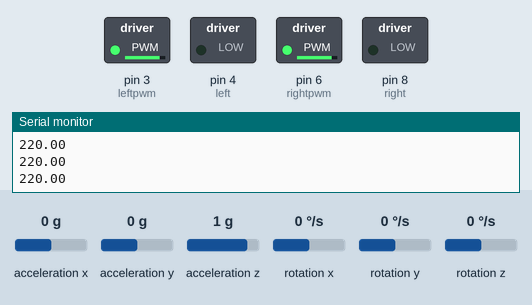
Recording of a sketch running on a simulated Arduino Uno, built with avr-gcc and run on an emulated ATmega328P. Shown: switched loads named in the sketch (green lamp = pin HIGH), the last lines printed to the serial monitor. The inputs (shaded band) are chosen by the test bench; at power-on: acceleration y 0 g, acceleration z 1 g, acceleration x 0 g, rotation x 0 °/s, rotation y 0 °/s, rotation z 0 °/s.

Above: at 1.2 s.
1.3 s: acceleration y set to -1.4 g
At 1.77 s:
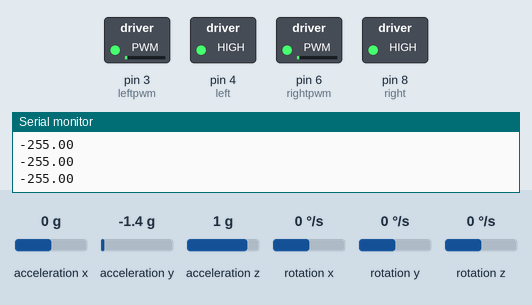
At 2.38 s:
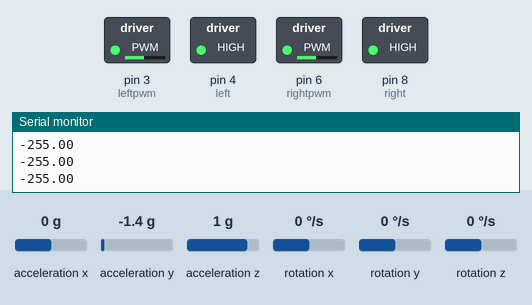
4.3 s: acceleration z set to -0.8 g
7.3 s: acceleration y set to 0 g
At 8.24 s:
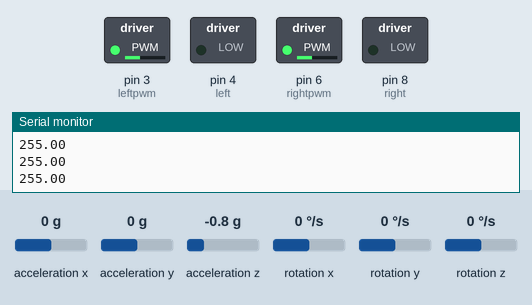
Timing chart, 0 to 15.9 s (numbered marks = the images above; inputs shaded):
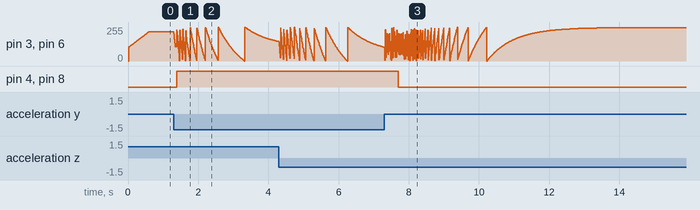

Measured:
- after the input at 1.3 s, pin 4 (left), pin 8 (right): LOW → HIGH after 0.09 s
- after the input at 7.3 s, pin 4 (left), pin 8 (right): HIGH → LOW after 0.40 s

The sketch:

self_balancing_robot.ino
```cpp
#include <MPU6050_tockn.h>

MPU6050 mpu6050(Wire);

float Accy, Accz;
float gyrox;
float accangle;
int leftpwm = 3;
int rightpwm = 6;
int left = 4;
int right = 8;
float maximum=0;
float minimum=1023;
int kp = 40;
int kd = 0.05;
int ki = 80;
float setpt;
float ip, op;
int currentime, elapsedtime, prevtime;
float error, integerror, differror, preverror;
float k;
float gyroang = 0;
float currentang = 0;
float prevang = 0;
float motorip = 0;
float gyrorate;
int looptime, curtime, pretime;
float sampleTime = 0.005;

void wheels (int leftwheel, int rightwheel){
    if (leftwheel >= 0){
        analogWrite(leftpwm, leftwheel);//back
        digitalWrite(left, LOW);
        //Serial.println("front");

    }
    else{
        analogWrite(leftpwm, 255+leftwheel);//front
        digitalWrite(left, HIGH);
        //Serial.println("back");
    }
    if (rightwheel >= 0){
        analogWrite(rightpwm, rightwheel);
        digitalWrite(right, LOW);

    }
    else{
        analogWrite(rightpwm, 255+rightwheel);
        digitalWrite(right, HIGH);
    }

}

void init_PID() {
  // initialize Timer1
  cli();          // disable global interrupts
  TCCR1A = 0;     // set entire TCCR1A register to 0
  TCCR1B = 0;     // same for TCCR1B
  // set compare match register to set sample time 5ms
  OCR1A = 9999;
  // turn on CTC mode
  TCCR1B |= (1 << WGM12);
  // Set CS11 bit for prescaling by 8
  TCCR1B |= (1 << CS11);
  // enable timer compare interrupt
  TIMSK1 |= (1 << OCIE1A);
  sei();          // enable global interrupts
}


void setup(){
    Serial.begin(9600);
    Wire.begin();
    mpu6050.begin();
    mpu6050.setGyroOffsets(2.20, 1.67, 0.62);
    pinMode(leftpwm, OUTPUT);
    pinMode(left, OUTPUT);
    pinMode(rightpwm, OUTPUT);
    pinMode(right, OUTPUT);
    setpt=-2.5;
    init_PID();
}

void loop(){

    mpu6050.update();
    Accy = mpu6050.getAccY();
    Accz = mpu6050.getAccZ();
    gyrox = mpu6050.getGyroX();

    motorip = constrain(motorip,-255,255);
    Serial.println(motorip);
    wheels(motorip,motorip);

}

ISR(TIMER1_COMPA_vect){
  accangle = atan2(Accy,Accz)*RAD_TO_DEG;


  gyrorate = map(gyrox,-32768, 32767, -250, 250);
  gyroang = (float)gyrorate*sampleTime;

  currentang = 0.9934*(prevang+gyroang)+0.0066*accangle;

  //Serial.println(gyrox);


  error = currentang - setpt;
  integerror += error;
  integerror = constrain(integerror,-300,300);
  differror = currentang-prevang;

  k = (kp*error) + ((ki*integerror)*sampleTime) - ((kd*differror)/sampleTime);

  prevtime = currentime;

  motorip = k;
  prevang = currentang;
}
```
